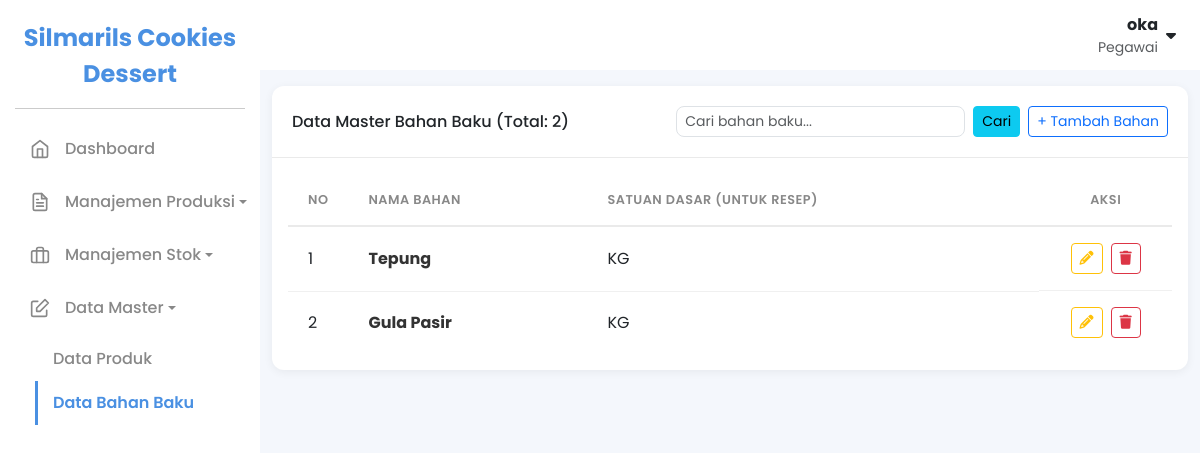
/index.php?page=bahan_baku (signed in), run on an earlier commit of the app's database.
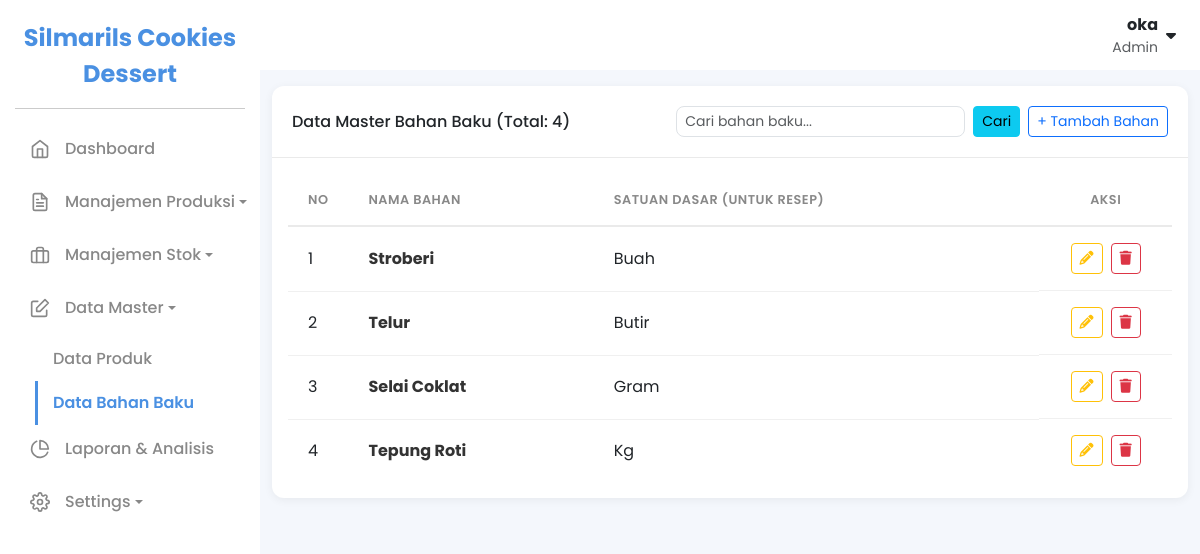
And on a later commit of the database.
### tables this page shows
CREATE TABLE `bahan_baku` (
  `id_bahan_baku` int NOT NULL,
  `nama_bahan` varchar(100) NOT NULL,
  `satuan` varchar(20) NOT NULL,
  `stok` int NOT NULL DEFAULT '0',
  `stok_minimum` int NOT NULL DEFAULT '0'
);

### core/functions.php (called while the page is built, shortened)
<?php
function base_url($path = '')
{
            $protocol = isset($_SERVER['HTTPS']) && $_SERVER['HTTPS'] === 'on' ? "https" : "http";
            $host = $_SERVER['HTTP_HOST'];
            $script_name = str_replace('\\', '/', dirname($_SERVER['SCRIPT_NAME']));
            $project_root = rtrim($script_name, '/');
            $url = "$protocol://$host" . rtrim($project_root, '/') . '/' . ltrim($path, '/');
            return $url;
}

### pages/bahan_baku.php (the view, shortened to what the changed rows need)
<?php
$search_term = isset($_GET['q']) ? trim($_GET['q']) : '';
$limit = 10;
$page = isset($_GET['p']) ? (int)$_GET['p'] : 1;
$offset = ($page - 1) * $limit;
$count_sql = "SELECT COUNT(id_bahan_baku) FROM bahan_baku";
$count_params = [];
$stmt_count = $pdo->prepare($count_sql);
$stmt_count->execute($count_params);
$total_records = $stmt_count->fetchColumn();
$data_sql = "SELECT * FROM bahan_baku";
$data_sql .= " ORDER BY id_bahan_baku DESC LIMIT ? OFFSET ?";
$stmt = $pdo->prepare($data_sql);
$param_index = 1;
$stmt->bindValue($param_index++, $limit, PDO::PARAM_INT);
$stmt->bindValue($param_index++, $offset, PDO::PARAM_INT);
$stmt->execute();
$bahan_bakus = $stmt->fetchAll(PDO::FETCH_ASSOC);
$nomor = ($page - 1) * $limit + 1;
?>
<div class="container-fluid py-3">
    <div class="card">
        <div class="card-header d-flex flex-wrap align-items-center justify-content-between">
            <h6 class="m-0">Data Master Bahan Baku (Total: <?php echo $total_records ?>)</h6>
            <div class="d-flex flex-wrap align-items-center">
                <form method="GET" class="d-flex me-2">
                    <input type="text" name="q" class="form-control form-control-sm" placeholder="Cari bahan baku..." value="<?php echo htmlspecialchars($search_term); ?>">
                    <button type="submit" class="btn btn-sm btn-info ms-2">Cari</button>
                </form>
                <a href="<?php echo base_url('index.php?page=bahan_baku_form'); ?>" class="btn btn-outline-primary btn-sm">+ Tambah Bahan</a>
            </div>
        </div>
        <div class="card-body">
            <div class="table-responsive">
                <table class="table-modern">
                    <thead>
                        <tr>
                            <th style="width: 5%;">No</th>
                            <th>Nama Bahan</th>
                            <th>Satuan Dasar (untuk Resep)</th>
                            <th class="text-center" style="width: 15%;">Aksi</th>
                        </tr>
                    </thead>
                    <tbody>
                        <?php if (empty($bahan_bakus)): ?>
                        <tr>
                            <td colspan="4" class="text-center bg-light p-5">Data bahan baku tidak ditemukan.</td>
                        </tr>
                        <?php else: ?>
                        <?php foreach ($bahan_bakus as $bahan): ?>
                        <tr>
                            <td><?php echo $nomor++; ?></td>
                            <td>
                                <div class="fw-bold"><?php echo htmlspecialchars($bahan['nama_bahan']); ?></div>
                            </td>
                            <td><?php echo htmlspecialchars($bahan['satuan']); ?></td>
                            <td class="d-flex justify-content-center gap-2">
                                <a href="<?php echo base_url('index.php?page=bahan_baku_form&id=' . $bahan['id_bahan_baku']); ?>" class="btn btn-outline-warning btn-sm" title="Edit Master"><i class="fa-solid fa-pencil"></i></a>
                                <a href="<?php echo base_url('index.php?page=bahan_baku_hapus&id=' . $bahan['id_bahan_baku']); ?>" class="btn btn-outline-danger btn-sm" onclick="return confirm('Anda yakin?');" title="Hapus Master"><i class="fa-solid fa-trash"></i></a>
                            </td>
                        </tr>
                        <?php endforeach; ?>
                        <?php endif; ?>
                    </tbody>
                </table>
            </div>
        </div>
    </div>
</div>

### templates/header.php (shortened to what the changed rows need)
<?php
$current_page = isset($_GET['page']) ? $_GET['page'] : 'dashboard';
$settings_pages = ['pengguna', 'pengguna_form', 'settings'];
$is_settings_active = in_array($current_page, $settings_pages);
?>
<!DOCTYPE html>
<html lang="id">
<head>
    <link rel="stylesheet" href="https://cdnjs.cloudflare.com/ajax/libs/font-awesome/6.2.0/css/all.min.css">
    <link href="<?php echo base_url('assets/css/bootstrap.min.css'); ?>" rel="stylesheet">
    <link href="<?php echo base_url('assets/css/style.css'); ?>" rel="stylesheet">
</head>
<body>
    <aside class="sidebar" id="sidebar">
        <ul class="nav flex-column">
            <?php if ($_SESSION['role'] === 'Admin'): ?>
                <li class="nav-item <?php echo str_starts_with($current_page, 'laporan') ? 'active' : ''; ?>">
                    <a class="nav-link" href="<?php echo base_url('index.php?page=laporan'); ?>">
                        <svg class="sidebar-icon" xmlns="http://www.w3.org/2000/svg" width="24" height="24" viewBox="0 0 24 24" fill="none" stroke="currentColor" stroke-width="2" stroke-linecap="round" stroke-linejoin="round"><path d="M21.21 15.89A10 10 0 1 1 8 2.83" /><path d="M22 12A10 10 0 0 0 12 2v10z" /></svg>
                        Laporan & Analisis
                    </a>
                </li>
                <li class="nav-item">
                    <a class="nav-link dropdown-toggle <?php echo $is_settings_active ? 'active' : ''; ?>" href="#settingsSubmenu" role="button" data-bs-toggle="collapse" aria-expanded="<?php echo $is_settings_active ? 'true' : 'false'; ?>">
                        Settings
                    </a>
                </li>
            <?php endif; ?>
        </ul>
    </aside>
    <main class="content-wrapper">
        <header class="topbar d-flex justify-content-between align-items-center">
            <div class="dropdown">
                <a href="#" class="d-flex align-items-center text-decoration-none" id="profileDropdown" data-bs-toggle="dropdown" aria-expanded="false">
                    <div class="text-end me-2">
                        <div class="fw-bold text-dark"><?php echo htmlspecialchars($_SESSION['nama_lengkap']); ?></div>
                        <div class="small text-muted"><?php echo htmlspecialchars($_SESSION['role']); ?></div>
                    </div>
                </a>
            </div>
        </header>
        <div class="main-content">

What changed in the data, as far as the page shows it:
removed bahan_baku: nama_bahan "Tepung", satuan "KG"
removed bahan_baku: nama_bahan "Gula Pasir", satuan "KG"
added bahan_baku: nama_bahan "Stroberi", satuan "Buah"
added bahan_baku: nama_bahan "Telur", satuan "Butir"
added bahan_baku: nama_bahan "Selai Coklat", satuan "Gram"
added bahan_baku: nama_bahan "Tepung Roti", satuan "Kg"
Also different on the page:
$_SESSION['role']: "Pegawai" → "Admin"
$total_records: "2" → "4"
text now shown: "Laporan & Analisis Settings"
